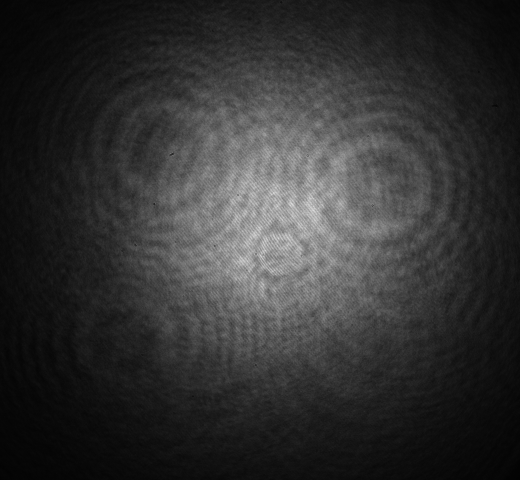
#> input picture PHY452_F2023_hologram.tif, 1040 x 960 px (shown at 1/2 size)
$ jupyter execute PHY452_F2024_Lab2_fitting.ipynb   (shell and % lines are left out)
#> lines starting #> are read from the running program, lines starting #| are printed output that depends on the picture
<a href="https://colab.research.google.com/github/dpshepherd/PHY452_F2023/blob/main/PHY452_F2024_Lab2_fitting.ipynb" target="_parent"></a>

### Import libraries to perform fitting

[cell 1]
from tifffile import imread
from google.colab import files
import numpy as np
import matplotlib.pyplot as plt
from scipy.optimize import curve_fit
from scipy.ndimage import rotate

### Define physical constants for the lab setup

[cell 2]
lambda_light = 0.000532     # Wavelength of laser in mm
f1 = 75.0                  # Focal length of lens 1 in mm
f2 = 75.0                  # Focal length of lens 2 in mm
M = f2/f1                   # Magnification
pixel_spacing = 0.0069 / M  # Pixel spacing in mm accounting for magnification change

### Upload image of diffraction pattern and import as numpy array

[cell 3]
uploaded = files.upload()
#> the answer given: PHY452_F2023_hologram.tif
dict_keys = uploaded.keys()
image_name = list(dict_keys)[0]
image_data = imread(image_name,is_ome=False)
#> image_data is the input picture: shape (960, 1040) float32; min 35, max 3690, mean 748.6

### Plot image of diffraction pattern, line cut across pattern, and fourier transform of the 1D line cut. The line cut is normalized by the peak intensity.

[cell 4]
# rotate image to align pattern with yx axes
image_data_rotated = rotate(image_data,-30,order=2)
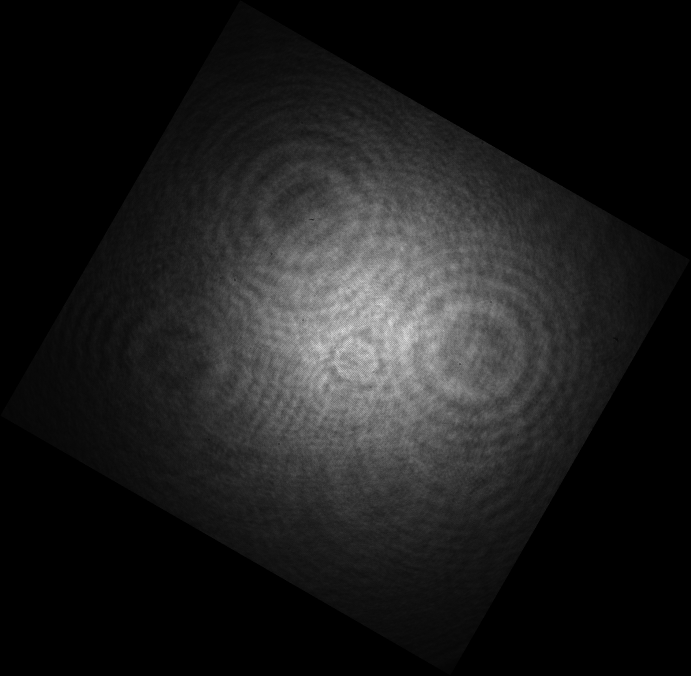
#> image_data_rotated: shape (1351, 1381) float32 (shown at 1/2 size); min 0, max 3571.6, mean 400.4; drawn with min black and max white

# take line cut in the middle of the image
middle_line_cut = np.sum(
    image_data_rotated[
        200:700,
        image_data_rotated.shape[1]//2-50:image_data_rotated.shape[1]//2+50,
        ],
    axis=1)
#> middle_line_cut = 500 values, max 248089.3 at index 491, min 37017.2 at index 6, mean 144125.1
middle_line_cut = middle_line_cut - np.min(middle_line_cut)
#> middle_line_cut = 500 values, max 211072 at index 491, min 0 at index 6, mean 107107.8
middle_line_cut = middle_line_cut / np.max(middle_line_cut)
#> middle_line_cut = 500 values, max 1 at index 491, min 0 at index 6, mean 0.507
xdata = np.linspace(0,len(middle_line_cut),len(middle_line_cut))*pixel_spacing
#> xdata = 500 values from 0 to 3.45

# Discrete Fourier Transform of the middle_line_cut
fft_data = np.fft.fft(middle_line_cut-np.min(middle_line_cut))
fft_magnitude = np.abs(fft_data)
#> fft_magnitude = 500 values, max 253.7 at index 0, min 0.413 at index 285, mean 2.57

# Calculate corresponding frequencies (in cycles per mm)
freqs = np.fft.fftfreq(len(middle_line_cut), d=pixel_spacing)
#> freqs = 500 values, max 72.17 at index 249, min -72.46 at index 250, mean -0.145

# Plot the data
fig, ax = plt.subplots(1, 3, figsize=(12, 12))

ax[0].imshow(image_data_rotated)
ax[0].title.set_text('Image data rotated')
ax[0].set_xlabel('X (pixels)')
ax[0].set_ylabel('Y (pixels)')
ax[0].set_aspect('equal')

ax[1].plot(xdata,middle_line_cut)
ax[1].title.set_text('Line cut')
ax[1].set_xlabel('Distance (mm)')
ax[1].set_ylabel('Normalized Intensity (arb.)')
ax[1].set_aspect('equal')

ax[2].plot(np.fft.fftshift(freqs), np.fft.fftshift(fft_magnitude))
ax[2].title.set_text('Fourier Transform')
ax[2].set_xlabel('Spatial Frequency (cycles/mm)')
ax[2].set_ylabel('Magnitude (arb.)')
ax[2].set_aspect('equal')

fig.tight_layout(pad=2.0)
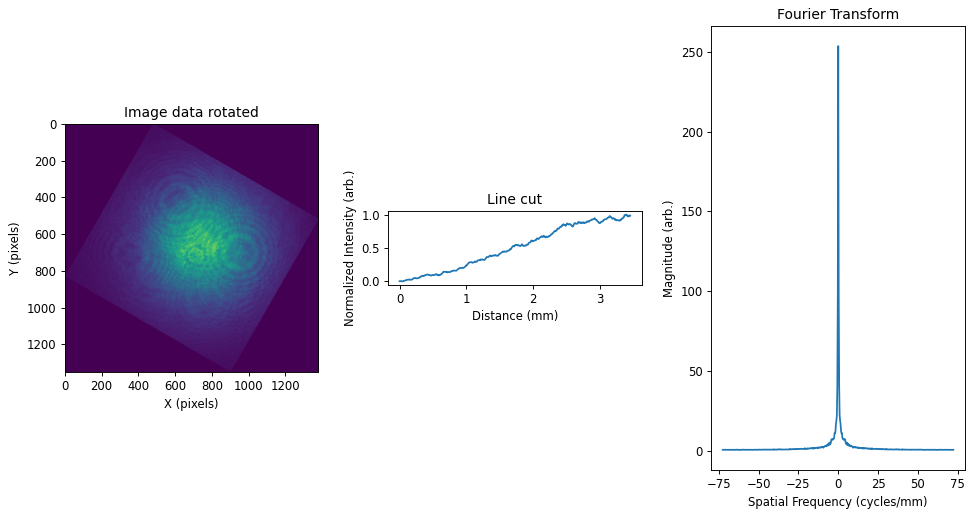
#> figure drawn by matplotlib, 3 panels; panel 2: curve peaks at x = 3.39, y = 1; panel 3: curve peaks at x = 0, y = 253.7
